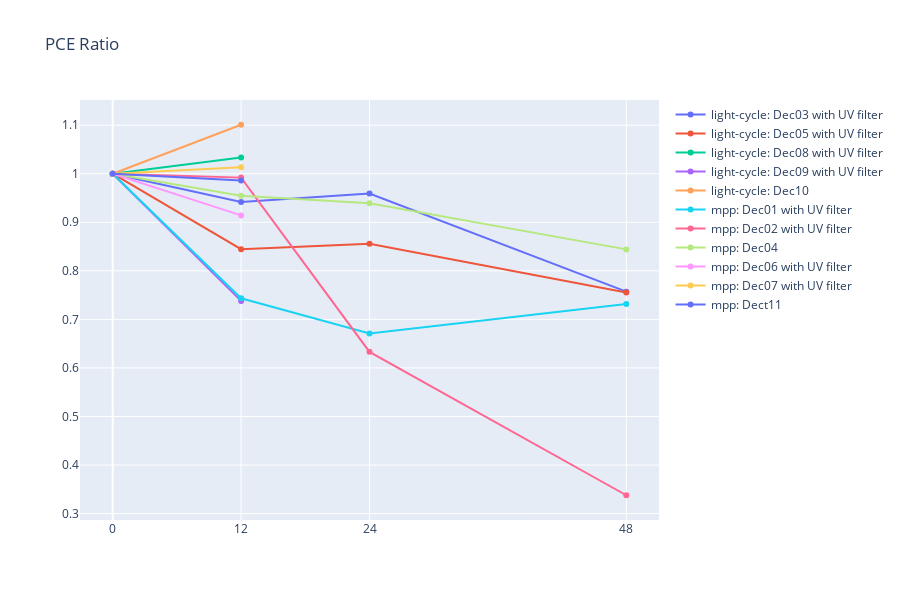

This figure's notebook cell:
### Markdown cell above
## Draw overall PCE ratio chart

### Code cell
mf.draw_cell_PCE_overview_ratio(data)

### Figure 1 — Plotly figure (JSON) as saved in the notebook; plotly's stock layout.template omitted (floating-point values rounded to 4 significant figures)
{"data": [{"connectgaps": true, "line": {"shape": "linear"}, "mode": "lines+markers", "name": "light-cycle: Dec03 with UV filter", "type": "scatter", "x": [0, 12, 24, 48], "y": [1, 0.9418, 0.9593, 0.7571]}, {"connectgaps": true, "line": {"shape": "linear"}, "mode": "lines+markers", "name": "light-cycle: Dec05 with UV filter", "type": "scatter", "x": [0, 12, 24, 48], "y": [1, 0.8446, 0.8555, 0.7555]}, {"connectgaps": true, "line": {"shape": "linear"}, "mode": "lines+markers", "name": "light-cycle: Dec08 with UV filter", "type": "scatter", "x": [0, 12, 24, 48], "y": [1, 1.034, null, null]}, {"connectgaps": true, "line": {"shape": "linear"}, "mode": "lines+markers", "name": "light-cycle: Dec09 with UV filter", "type": "scatter", "x": [0, 12, 24, 48], "y": [1, 0.738, null, null]}, {"connectgaps": true, "line": {"shape": "linear"}, "mode": "lines+markers", "name": "light-cycle: Dec10", "type": "scatter", "x": [0, 12, 24, 48], "y": [1, 1.101, null, null]}, {"connectgaps": true, "line": {"shape": "linear"}, "mode": "lines+markers", "name": "mpp: Dec01 with UV filter", "type": "scatter", "x": [0, 12, 24, 48], "y": [1, 0.7434, 0.6709, 0.7316]}, {"connectgaps": true, "line": {"shape": "linear"}, "mode": "lines+markers", "name": "mpp: Dec02 with UV filter", "type": "scatter", "x": [0, 12, 24, 48], "y": [1, 0.992, 0.6331, 0.3377]}, {"connectgaps": true, "line": {"shape": "linear"}, "mode": "lines+markers", "name": "mpp: Dec04", "type": "scatter", "x": [0, 12, 24, 48], "y": [1, 0.9548, 0.9394, 0.8441]}, {"connectgaps": true, "line": {"shape": "linear"}, "mode": "lines+markers", "name": "mpp: Dec06 with UV filter", "type": "scatter", "x": [0, 12, 24, 48], "y": [1, 0.9141, null, null]}, {"connectgaps": true, "line": {"shape": "linear"}, "mode": "lines+markers", "name": "mpp: Dec07 with UV filter", "type": "scatter", "x": [0, 12, 24, 48], "y": [1, 1.013, null, null]}, {"connectgaps": true, "line": {"shape": "linear"}, "mode": "lines+markers", "name": "mpp: Dect11", "type": "scatter", "x": [0, 12, 24, 48], "y": [1, 0.9861, null, null]}], "layout": {"height": 600, "title": {"text": "PCE Ratio"}, "xaxis": {"tickmode": "array", "tickvals": [0, 12, 24, 48]}}}
